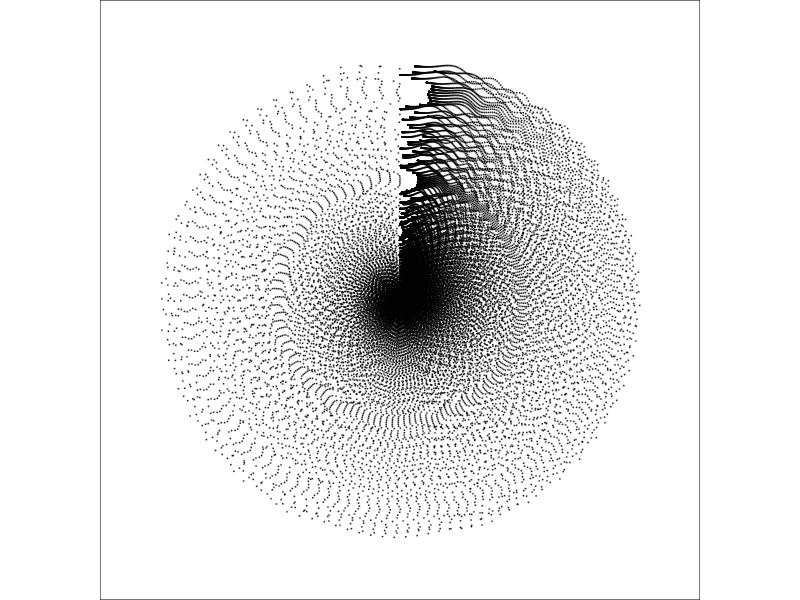

Recreate this plot in R.
library(tidyverse)
seq(-3,3,by=.01) %>%
  expand.grid(x=., y=.) %>%
  #png("~/Dropbox/Research/Personal/GitHubProject/AccidentalArt/Abstract/abstract3.png", units="px", width=1600, height=1600, res=300)
  ggplot(aes(x=(x^4-sin(y^6)), y=(y^4-cos(x^6)))) +
  geom_point(alpha=.2, shape=20, size=0, color="black")+
  theme_void()+
  #coord_fixed()+
  theme(panel.background = element_rect(fill="white"))+
  coord_polar()

